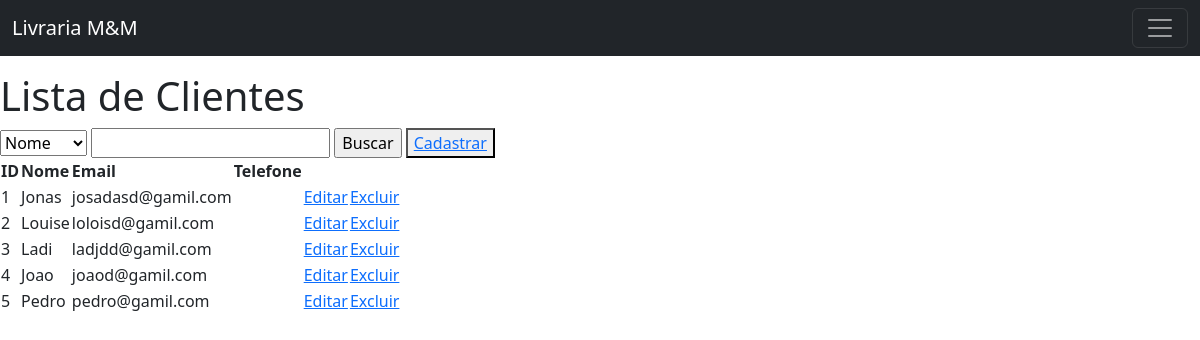
/view/UsuarioList.php, run on the app's committed database.
### tables this page shows
CREATE TABLE IF NOT EXISTS `usuario` (
  `id` int NOT NULL AUTO_INCREMENT,
  `nome` varchar(100) DEFAULT NULL,
  `email` varchar(20) DEFAULT NULL,
  `telefone` varchar(20) DEFAULT NULL,
  PRIMARY KEY (`id`)
);

### model/BD.class.php (called while the page is built, shortened)
<?php
class BD {
  private $host = "localhost";
	private $dbname = "db_aula";
	private $port = 3306;
	private $usuario = "root";
	private $senha = "";
	private $db_charset = "utf8";
	public function conn()
  {
    $conn = "mysql:host=$this->host;dbname=$this->dbname;port=$this->port";
    return new PDO(
      $conn,
      $this->usuario,
      $this->senha,
      [ PDO::MYSQL_ATTR_INIT_COMMAND => "SET NAMES " . $this->db_charset ]
    );
  }
	public function select($nome_tabela)
  {
    $conn = $this->conn();
    $sql = "select * from $nome_tabela;";
    $st = $conn->prepare($sql);
    $st->execute();
		return $st->fetchAll(PDO::FETCH_CLASS);
  }
}

### controller/UsuarioController.php (called while the page is built, shortened)
<?php
include "../Model/BD.class.php";
class UsuarioController {
    private $model;
    private $table = "usuario";
    public function __construct(){
        $this->model = new BD();
    }
    public function carregar(){
        return $this->model->select($this->table);
    }
}

### view/UsuarioList.php (the view, shortened to what this page needs)
<?php
include "../controller/UsuarioController.php";
   $usuario = new UsuarioController();
  if(!empty($_POST)){
    $load = $usuario->pesquisar($_POST);
  }else{
    $load = $usuario->carregar();
  }
?>
<!doctype html>
<html lang="en">
  <head>
    <link href="https://cdn.jsdelivr.net/npm/bootstrap@5.3.0-alpha3/dist/css/bootstrap.min.css" rel="stylesheet">
    <link href="https://cdn.jsdelivr.net/npm/bootstrap@5.3.0-alpha3/dist/css/bootstrap.min.css" rel="stylesheet">
  </head>
  <body>
  <nav class="navbar navbar-dark bg-dark fixed-top">
  <div class="container-fluid">
    <a class="navbar-brand" href="./index.php">Livraria M&M</a>
    <button class="navbar-toggler" type="button" data-bs-toggle="offcanvas" data-bs-target="#offcanvasDarkNavbar" aria-controls="offcanvasDarkNavbar" aria-label="Toggle navigation">
      <span class="navbar-toggler-icon"></span>
    </button>
  </div>
</nav>
<br>
<br>
<br>
    <h1>Lista de Clientes</h1>
    <form action="UsuarioList.php" method="post">
      <select name="campo">
        <option value="nome">Nome</option>
      </select>
      <input type="text" name="valor" />
      <input type="submit" value="Buscar"/>
      <button><a href="UsuarioForm.php">Cadastrar</a></button>
  </form>
    <table>
        <tr>
            <th>ID</th>
            <th>Nome</th>
            <th>Email</th>
            <th>Telefone</th>
        </tr>
    <?php
    foreach($load as $item){
      echo"<tr>
            <td>$item->id</td>
            <td>$item->nome</td>
            <td>$item->email</td>
            <td>$item->Telefone</td>
            <td><a href='./UsuarioForm.php?id=$item->id'>Editar</a></td>
            <td><a href='./UsuarioList.php?id=$item->id'
                    onclick='return confirm(\"Deseja Excluir?\")'
            >Excluir</a></td>
           </tr>";
    }
        ?>
    </table>
  </body>
</html>
	</body>
</html>

### data on the page
usuario: id "1", nome "Jonas", email "josadasd@gamil.com"
usuario: id "2", nome "Louise", email "loloisd@gamil.com"
usuario: id "3", nome "Ladi", email "ladjdd@gamil.com"
usuario: id "4", nome "Joao", email "joaod@gamil.com"
usuario: id "5", nome "Pedro", email "pedro@gamil.com"
